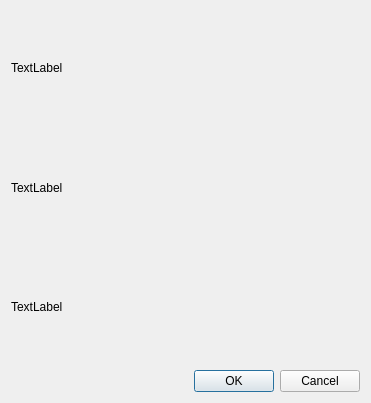
<?xml version="1.0" encoding="UTF-8"?>
<ui version="4.0">
 <class>UserDetailsDialog</class>
 <widget class="QDialog" name="UserDetailsDialog">
  <property name="geometry">
   <rect>
    <x>0</x>
    <y>0</y>
    <width>371</width>
    <height>403</height>
   </rect>
  </property>
  <property name="windowTitle">
   <string>Dialog</string>
  </property>
  <layout class="QVBoxLayout" name="verticalLayout">
   <item>
    <widget class="QLabel" name="firstNameLabel">
     <property name="text">
      <string>TextLabel</string>
     </property>
    </widget>
   </item>
   <item>
    <widget class="QLabel" name="lastNameLabel">
     <property name="text">
      <string>TextLabel</string>
     </property>
    </widget>
   </item>
   <item>
    <widget class="QLabel" name="emailLabel">
     <property name="text">
      <string>TextLabel</string>
     </property>
    </widget>
   </item>
   <item>
    <widget class="QDialogButtonBox" name="buttonBox">
     <property name="orientation">
      <enum>Qt::Horizontal</enum>
     </property>
     <property name="standardButtons">
      <set>QDialogButtonBox::Cancel|QDialogButtonBox::Ok</set>
     </property>
    </widget>
   </item>
  </layout>
 </widget>
 <resources/>
 <connections>
  <connection>
   <sender>buttonBox</sender>
   <signal>accepted()</signal>
   <receiver>UserDetailsDialog</receiver>
   <slot>accept()</slot>
   <hints>
    <hint type="sourcelabel">
     <x>248</x>
     <y>254</y>
    </hint>
    <hint type="destinationlabel">
     <x>157</x>
     <y>274</y>
    </hint>
   </hints>
  </connection>
  <connection>
   <sender>buttonBox</sender>
   <signal>rejected()</signal>
   <receiver>UserDetailsDialog</receiver>
   <slot>reject()</slot>
   <hints>
    <hint type="sourcelabel">
     <x>316</x>
     <y>260</y>
    </hint>
    <hint type="destinationlabel">
     <x>286</x>
     <y>274</y>
    </hint>
   </hints>
  </connection>
 </connections>
</ui>
